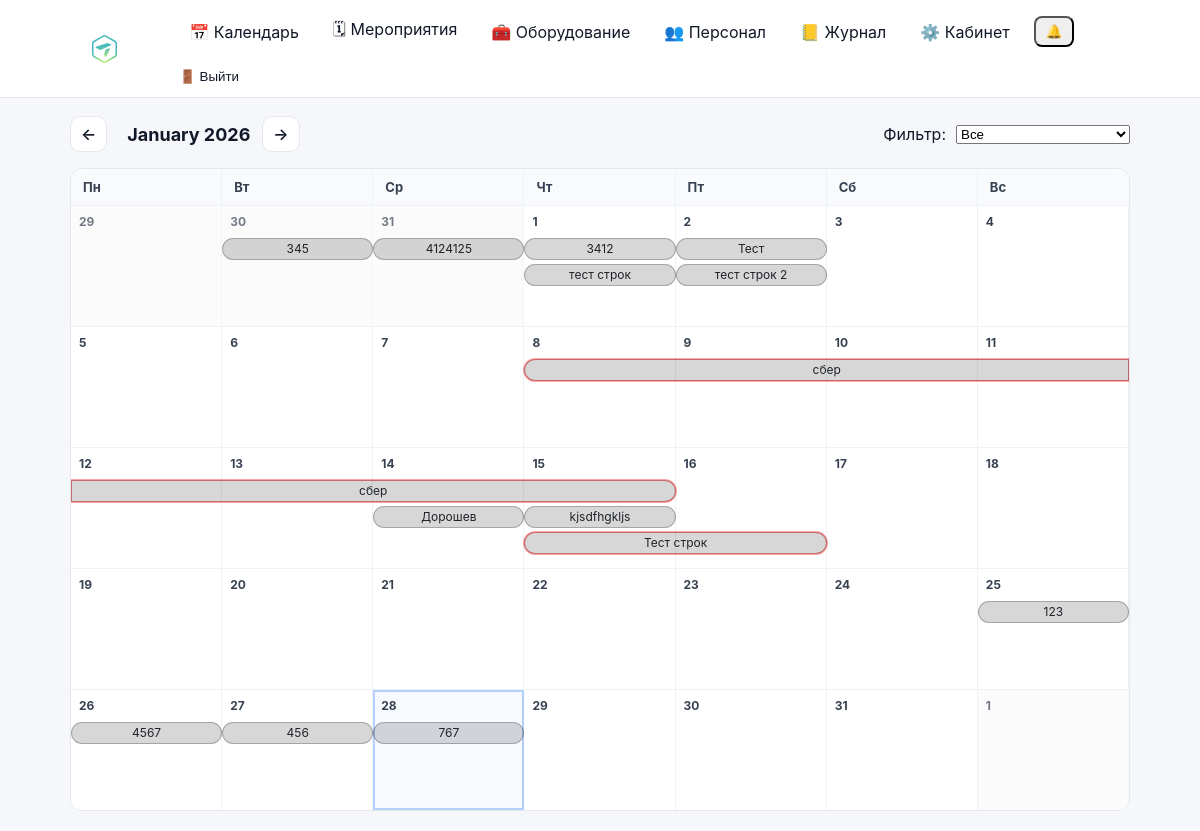
Before: /calendar/ (signed in) with the older database file.
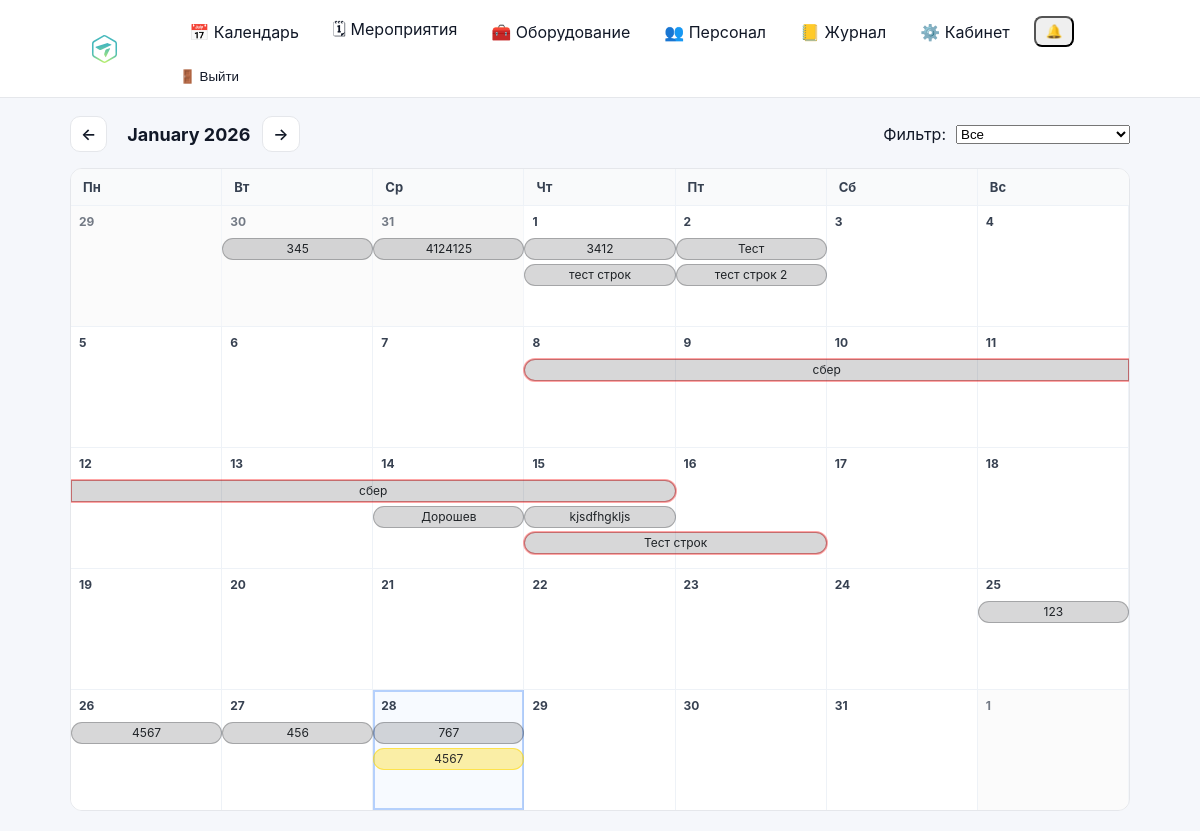
After: the same page with the newer database file.
### events/models.py (models this page shows, shortened)
class Event(models.Model):
    class Meta:
        permissions = [
            ("edit_event_card", "Can edit event card (dates/status/etc)"),
            ("edit_event_equipment", "Can edit event equipment (own/rented)"),
        ]
    STATUS_DRAFT = "draft"
    STATUS_CONFIRMED = "confirmed"
    STATUS_CANCELLED = "cancelled"
    STATUS_CLOSED = "closed"
    STATUS_CHOICES = (
        (STATUS_DRAFT, "Черновик"),
        (STATUS_CONFIRMED, "Подтверждено"),
        (STATUS_CANCELLED, "Отменено"),
        (STATUS_CLOSED, "Закрыто"),
    )
    name = models.CharField(max_length=200)
    start_date = models.DateField()
    end_date = models.DateField(blank=True, null=True)
    client = models.CharField(max_length=200, blank=True)
    location = models.CharField(max_length=200, blank=True)
    responsible = models.ForeignKey(
        User,
        on_delete=models.SET_NULL,
        null=True,
        related_name="events",
    )
    s_engineer = models.ForeignKey(
        User,
        on_delete=models.SET_NULL,
        null=True,
        blank=True,
        related_name="senior_events",
    )
    engineers = models.ManyToManyField(
        User,
        blank=True,
        related_name="engineer_events",
    )
    notes = models.TextField(blank=True, default="")
    is_deleted = models.BooleanField(default=False)
    deleted_at = models.DateTimeField(null=True, blank=True)
    status = models.CharField(
        max_length=20,
        choices=STATUS_CHOICES,
        default=STATUS_DRAFT,
    )
    created_at = models.DateTimeField(auto_now_add=True)

### events/views.py (the view)
# urls.py: path("calendar/", calendar_view, name="calendar"),
@login_required
def calendar_view(request: HttpRequest) -> HttpResponse:
    auto_close_past_events()
    year, month = _parse_year_month(request)
    cal_filter = (request.GET.get("filter") or "all").strip()
    if cal_filter not in {"all", "confirmed", "mine"}:
        cal_filter = "all"
    month_days = list(pycalendar.Calendar(firstweekday=0).monthdatescalendar(year, month))
    grid_start = month_days[0][0]
    grid_end = month_days[-1][-1]
    qs = (
        Event.objects
        .filter(start_date__lte=grid_end, end_date__gte=grid_start, is_deleted=False)
        .select_related("responsible", "s_engineer")
        .prefetch_related("engineers")
        .order_by("start_date", "id")
    )
    if cal_filter == "confirmed":
        qs = qs.filter(status="confirmed")
    elif cal_filter == "mine":
        qs = qs.filter(
            Q(responsible=request.user)
            | Q(s_engineer=request.user)
            | Q(engineers=request.user)
        ).distinct()
    event_problem: dict[int, bool] = {}
    for e in qs:
        event_problem[e.id] = bool(calculate_shortages(e))
    week_segments: dict[date, list[dict]] = {}
    for week in month_days:
        week_start = week[0]
        week_end = week[-1]
        segs: list[dict] = []
        for e in qs:
            seg_start = max(e.start_date, week_start, grid_start)
            seg_end = min(e.end_date, week_end, grid_end)
            if seg_end < seg_start:
                continue
            start_col = week.index(seg_start)  # 0..6
            end_col = week.index(seg_end)
            segs.append({
                "event": e,
                "start_col": start_col,
                "end_col": end_col,
                "span": (end_col - start_col + 1),
                "cont_left": e.start_date < week_start,   # продолжается из прошлой недели
                "cont_right": e.end_date > week_end,      # уходит в следующую неделю
                "has_problem": event_problem.get(e.id, False),
                "data_start": e.start_date.strftime("%Y-%m-%d"),
                "data_end": e.end_date.strftime("%Y-%m-%d"),
            })
        segs = _pack_lanes(segs)
        week_segments[week_start] = segs
    ctx = {
        "year": year,
        "month": month,
        "month_name": pycalendar.month_name[month],
        "month_days": month_days,
        "week_segments": week_segments,
        "filter": cal_filter,
        "can_create_event": can_edit_event_card(request.user),
        "can_edit": can_edit_event_card(request.user),
        "can_delete": can_edit_event_card(request.user),
    }
    return render(request, "events/calendar.html", ctx)

### accounts/context_processors.py (called while the page is built)
def authz_flags(request):
    user = getattr(request, "user", None)
    return {
        "can_manage_staff": can_manage_staff(user),
        "can_edit_event_card": can_edit_event_card(user),
        "can_edit_event_equipment": can_edit_event_equipment(user),
        "can_edit_inventory": can_edit_inventory(user),
    }

### accounts/permissions.py (called while the page is built)
def _ok(user) -> bool:
    return bool(user and user.is_authenticated)

def is_super(user) -> bool:
    return bool(_ok(user) and getattr(user, "is_superuser", False))

def can_manage_staff(user) -> bool:
    return is_super(user) or (_ok(user) and user.has_perm("accounts.manage_staff"))

def can_edit_inventory(user) -> bool:
    return is_super(user) or (_ok(user) and user.has_perm("inventory.manage_inventory"))

def can_edit_event_card(user) -> bool:
    return is_super(user) or (_ok(user) and user.has_perm("events.edit_event_card"))

def can_edit_event_equipment(user) -> bool:
    return is_super(user) or (_ok(user) and user.has_perm("events.edit_event_equipment"))

### events/templatetags/event_extras.py (called while the page is built)
@register.filter
def get_item(dictionary, key):
    if not dictionary:
        return []
    return dictionary.get(key, [])

### events/templates/events/calendar.html (shortened to what this page needs)
{% extends "base.html" %}
{% load event_extras %}
{% block content %}
{% now "Y-m-d" as today_str %}
<div class="cal-head">
  <div style="display:flex; align-items:center; gap:12px;">
    {% if month > 1 %}
      <a class="btn-secondary" href="?year={{ year }}&month={{ month|add:"-1" }}&filter={{ filter }}">←</a>
    {% else %}
      <a class="btn-secondary" href="?year={{ year|add:"-1" }}&month=12&filter={{ filter }}">←</a>
    {% endif %}
    <strong style="font-size:18px;">{{ month_name }} {{ year }}</strong>
    {% if month < 12 %}
      <a class="btn-secondary" href="?year={{ year }}&month={{ month|add:"1" }}&filter={{ filter }}">→</a>
    {% else %}
      <a class="btn-secondary" href="?year={{ year|add:"1" }}&month=1&filter={{ filter }}">→</a>
    {% endif %}
  </div>
  <form method="get" style="display:flex; align-items:center; gap:10px;">
    <label class="muted" for="filter" style="white-space:nowrap;">Фильтр:</label>
    <select id="filter" name="filter" onchange="this.form.submit()">
      <option value="all" {% if filter == "all" %}selected{% endif %}>Все</option>
    </select>
  </form>
</div>
<div class="cal-wrap">
  <div class="cal-weekdays">
    <div>Пн</div><div>Вт</div><div>Ср</div><div>Чт</div><div>Пт</div><div>Сб</div><div>Вс</div>
  </div>
  {% for week in month_days %}
    <div class="cal-week">
      {% for day in week %}
        <div class="cal-day {% if day.month != month %}other-month{% endif %} {% if day|date:'Y-m-d' == today_str %}today{% endif %}" data-day="{{ day|date:'Y-m-d' }}">
          <div class="cal-day-number">{{ day.day }}</div>
        </div>
      {% endfor %}
      <div class="cal-bars">
        {% for seg in week_segments|get_item:week.0 %}
          <div
            class="event-bar status-{{ seg.event.status }} {% if seg.has_problem %}has-problem{% endif %} {% if seg.cont_left %}cont-left{% endif %} {% if seg.cont_right %}cont-right{% endif %}"
            style="--start: {{ seg.start_col }}; --span: {{ seg.span }}; --lane: {{ seg.lane }};"
            draggable="{% if can_create_event %}true{% else %}false{% endif %}"
            data-event-id="{{ seg.event.id }}"
            data-event-name="{{ seg.event.name|escape }}"
            data-start="{{ seg.data_start }}"
            data-end="{{ seg.data_end }}"
            data-notes="{{ seg.event.notes|default:''|escapejs }}"
            data-status="{{ seg.event.status }}"
            title="{{ seg.event.name }} · {{ seg.event.start_date|date:'d.m.Y' }} – {{ seg.event.end_date|date:'d.m.Y' }} · {{ seg.event.get_status_display }}"
          >
            <a href="{% url 'event_detail' seg.event.id %}">{{ seg.event.name }}</a>
          </div>
        {% endfor %}
      </div>
    </div>
  {% endfor %}
</div>
{% endblock %}

Changed rows visible on the page:
added Event: event.name "4567"
